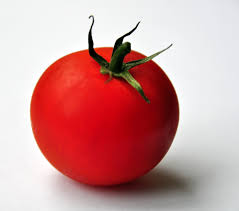
#> input picture tomato.jfif, 239 x 211 px
$ python 'ASCII art.py'
#> lines starting #> are read from the running program, lines starting #| are printed output that depends on the picture
#> the answer given: tomato.jfif
#> in main, image is the input picture: PIL image 239x211 RGB; mean R, G, B 205, 153.5, 153.1
from PIL import Image

# ascii characters used
ascii_chars = ["@", "#", "$", "%", "?", "*", "+", ";", ":", ",", "."]


# resizing the image
def resize_image(image, new_width=25):
#> called with new_width = 25
    width, height = image.size
#> width = 239; height = 211
    ratio = height / width
#> ratio = 0.883
    new_height = int(new_width * ratio)
#> new_height = 22
    resized_image = image.resize((new_width, new_height))
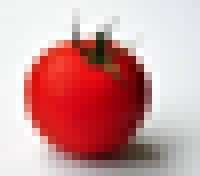
#> resized_image: PIL image 25x22 RGB (shown 8 times larger); mean R, G, B 205, 153.4, 153.1
    return (resized_image)


# converting image into greyscale
def grayscale(image):
    grayscale_image = image.convert("L")
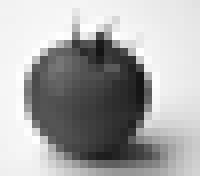
#> grayscale_image: PIL image 25x22 L (shown 8 times larger); min 20, max 255, mean 168.8
    return (grayscale_image)


# convert each pixel into a corresponding ASCII Character
def pixels_to_ascii(image):
    pixels = image.getdata()
    characters = "".join([ascii_chars[pixel // 25] for pixel in pixels])
    return (characters)


def main(new_width=25):
    # take the image from the user
    path = input('Enter a valid pathname to the image: ')
    try:
        image = Image.open(path)
    except:
        print(path, 'is not a valid pathname to the image')

# convert image into ascii
    new_image_data = pixels_to_ascii(grayscale(resize_image(image)))

# format
    pixel_count = len(new_image_data)
#> pixel_count = 550
    ascii_image = '\n'.join(new_image_data[i:(i + new_width)] for i in range(0, pixel_count, new_width))

# print result
    print(ascii_image)

# save result to a txt file
    with open("ascii_image.txt","w") as f:
        f.write(ascii_image)

main()
